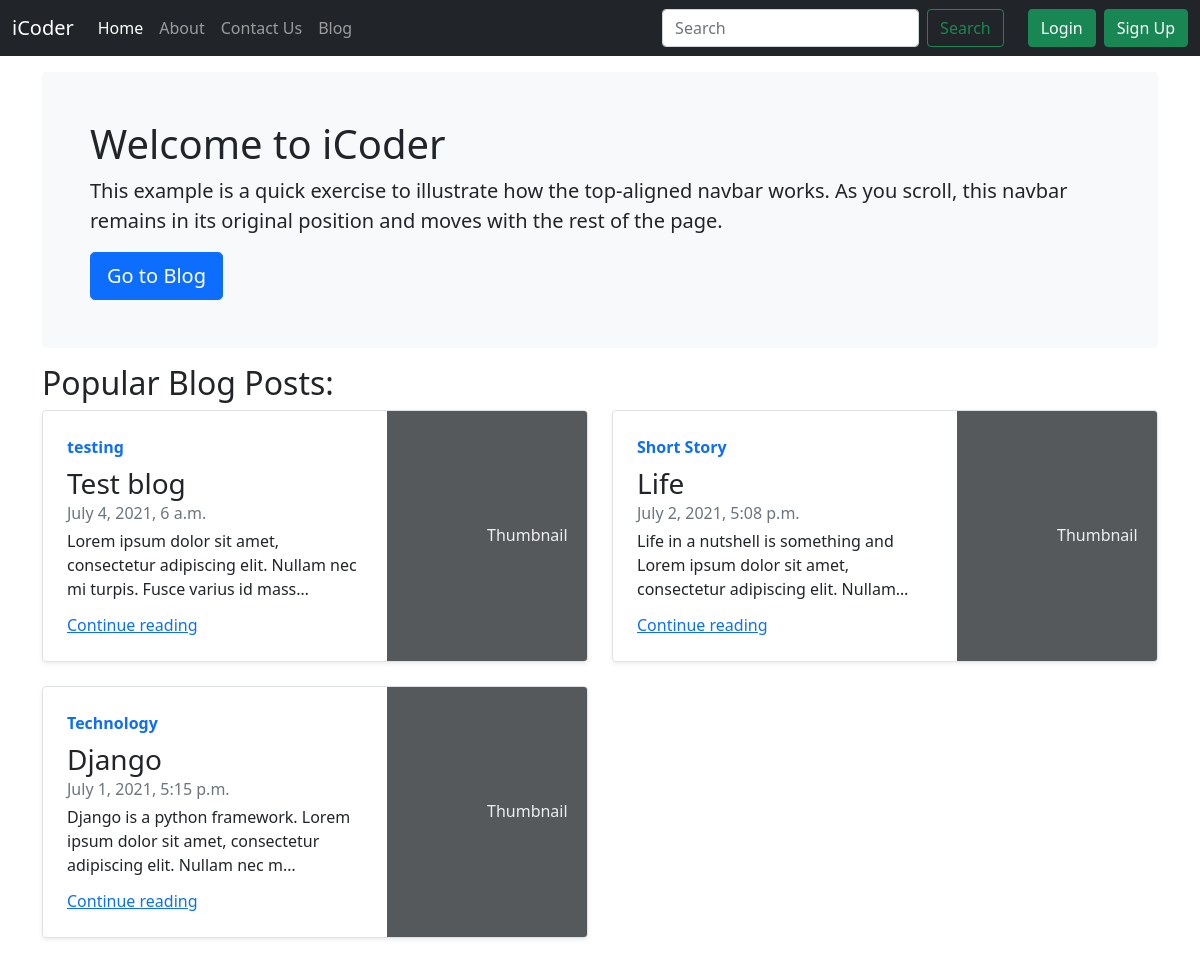
The page / on the database its author committed.
### blog/models.py (models this page shows, shortened)
class Blog(models.Model):
    sno = models.AutoField(primary_key=True)
    title = models.CharField(max_length=200)
    genre=models.CharField(max_length=50)
    content = models.TextField()
    author = models.CharField(max_length=100)
    slug = models.CharField(max_length=130)
    views = models.IntegerField(default=0)
    timestamp = models.DateTimeField(blank=True)

### home/views.py (the view)
# urls.py: path('', views.home, name='home'),
def home(request):
    allBlogs = Blog.objects.all()
    dict = {'allBlogs':allBlogs}
    return render(request, 'home/home.html', dict)

### templates/home/home.html (shortened to what this page needs)
{% extends 'base.html' %}
{% block homeactive %} active {% endblock homeactive%}
{% block body %}
<div class="container my-3">
    <div class="bg-light p-5 rounded">
        <h1>Welcome to iCoder</h1>
        <p class="lead">This example is a quick exercise to illustrate how the top-aligned navbar works. As you scroll,
            this navbar remains in its original position and moves with the rest of the page.</p>
        <a class="btn btn-lg btn-primary" href="/blog" role="button">Go to Blog</a>
    </div>
    <div class="row my-3">
        <h2>Popular Blog Posts:</h2>
        {% for i in allBlogs %}
        <div class="col-md-6">
            <div class="row g-0 border rounded overflow-hidden flex-md-row mb-4 shadow-sm h-md-250 position-relative">
                <div class="col p-4 d-flex flex-column position-static">
                    <strong class="d-inline-block mb-2 text-primary">{{i.genre}}</strong>
                    <h3 class="mb-0">{{i.title}}</h3>
                    <div class="mb-1 text-muted">{{i.timestamp}}</div>
                    <p class="card-text mb-auto">{{i.content|truncatechars:100}}</p>
                    <a href="/blog/{{i.slug}}" class="stretched-link">Continue reading</a>
                </div>
                <div class="col-auto d-none d-lg-block">
                    <svg class="bd-placeholder-img" width="200" height="250" xmlns="http://www.w3.org/2000/svg"
                        role="img" aria-label="Placeholder: Thumbnail" preserveAspectRatio="xMidYMid slice"
                        focusable="false">
                        <rect width="100%" height="100%" fill="#55595c"></rect><text x="50%" y="50%" fill="#eceeef"
                            dy=".3em">Thumbnail</text>
                    </svg>
                </div>
            </div>
        </div>
        {% endfor %}
    </div>
</div>
{% endblock body %}

### rows shown on the page
Blog: genre "testing", title "Test blog", timestamp "July 4, 2021, 6 a.m.", content "Lorem ipsum dolor sit amet, consectetur adipiscing elit. Nullam nec mi turpis. Fusce varius id mass…"
Blog: genre "Short Story", title "Life", timestamp "July 2, 2021, 5:08 p.m.", content "Life in a nutshell is something and Lorem ipsum dolor sit amet, consectetur adipiscing elit. Nullam…"
Blog: genre "Technology", title "Django", timestamp "July 1, 2021, 5:15 p.m.", content "Django is a python framework. Lorem ipsum dolor sit amet, consectetur adipiscing elit. Nullam nec m…"
